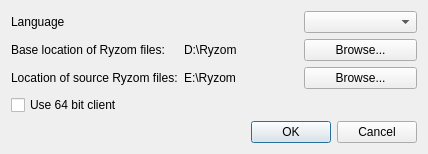
<?xml version="1.0" encoding="UTF-8"?>
<ui version="4.0">
 <class>SettingsDialog</class>
 <widget class="QDialog" name="SettingsDialog">
  <property name="geometry">
   <rect>
    <x>0</x>
    <y>0</y>
    <width>428</width>
    <height>150</height>
   </rect>
  </property>
  <property name="windowTitle">
   <string>Dialog</string>
  </property>
  <layout class="QVBoxLayout" name="verticalLayout">
   <item>
    <layout class="QGridLayout" name="gridLayout">
     <item row="3" column="0">
      <widget class="QCheckBox" name="use64bitsClientsCheckBox">
       <property name="text">
        <string>Use 64 bit client</string>
       </property>
      </widget>
     </item>
     <item row="1" column="0">
      <widget class="QLabel" name="installationDirectoryLabelTitle">
       <property name="text">
        <string>Base location of Ryzom files:</string>
       </property>
      </widget>
     </item>
     <item row="0" column="0">
      <widget class="QLabel" name="languageLabel">
       <property name="text">
        <string>Language</string>
       </property>
      </widget>
     </item>
     <item row="2" column="2">
      <widget class="QPushButton" name="oldDirectoryButton">
       <property name="text">
        <string>Browse...</string>
       </property>
      </widget>
     </item>
     <item row="1" column="2">
      <widget class="QPushButton" name="installationDirectoryButton">
       <property name="text">
        <string>Browse...</string>
       </property>
      </widget>
     </item>
     <item row="2" column="0">
      <widget class="QLabel" name="oldDirectoryLabelTitle">
       <property name="text">
        <string>Location of source Ryzom files:</string>
       </property>
      </widget>
     </item>
     <item row="1" column="1">
      <widget class="QLabel" name="installationDirectoryLabel">
       <property name="text">
        <string notr="true">D:\Ryzom</string>
       </property>
      </widget>
     </item>
     <item row="2" column="1">
      <widget class="QLabel" name="oldDirectoryLabel">
       <property name="text">
        <string notr="true">E:\Ryzom</string>
       </property>
      </widget>
     </item>
     <item row="0" column="2">
      <widget class="QComboBox" name="languageComboBox"/>
     </item>
    </layout>
   </item>
   <item>
    <widget class="QDialogButtonBox" name="buttonBox">
     <property name="orientation">
      <enum>Qt::Horizontal</enum>
     </property>
     <property name="standardButtons">
      <set>QDialogButtonBox::Cancel|QDialogButtonBox::Ok</set>
     </property>
    </widget>
   </item>
  </layout>
 </widget>
 <resources/>
 <connections>
  <connection>
   <sender>buttonBox</sender>
   <signal>accepted()</signal>
   <receiver>SettingsDialog</receiver>
   <slot>accept()</slot>
   <hints>
    <hint type="sourcelabel">
     <x>248</x>
     <y>254</y>
    </hint>
    <hint type="destinationlabel">
     <x>157</x>
     <y>274</y>
    </hint>
   </hints>
  </connection>
  <connection>
   <sender>buttonBox</sender>
   <signal>rejected()</signal>
   <receiver>SettingsDialog</receiver>
   <slot>reject()</slot>
   <hints>
    <hint type="sourcelabel">
     <x>316</x>
     <y>260</y>
    </hint>
    <hint type="destinationlabel">
     <x>286</x>
     <y>274</y>
    </hint>
   </hints>
  </connection>
 </connections>
</ui>
